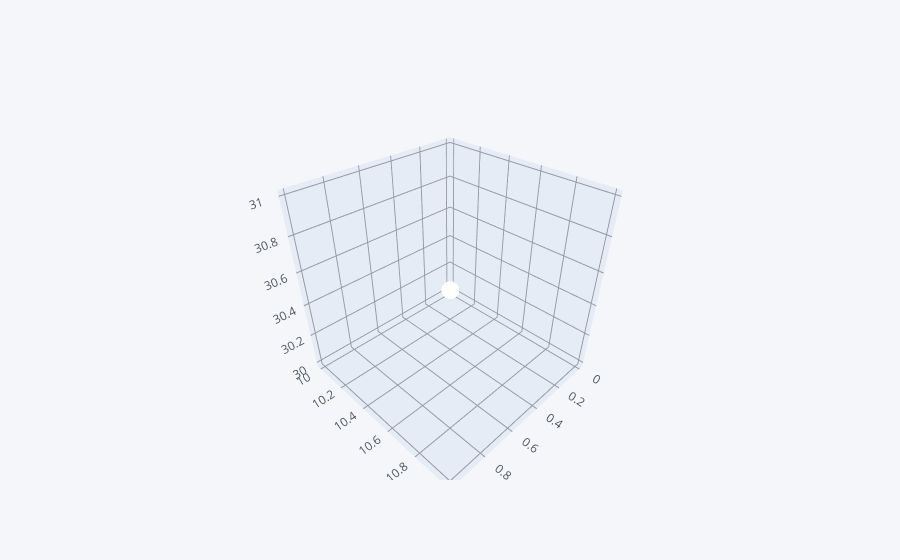

Write notebook code for a chart like this one.
### Code cell
df.iplot (x= 'a', y = 'a1' , z = 'b1', kind = 'scatter3d')

### Figure 1 — Plotly figure (JSON) as saved in the notebook; plotly's stock layout.template omitted (floating-point values rounded to 4 significant figures; data arrays with more than 128 entries replaced by an {"elided": "..."} marker saying what was removed)
{"data": [{"marker": {"color": {"elided": "300 str values"}, "opacity": 0.8, "size": {"elided": "300 int values"}, "symbol": "circle"}, "mode": "markers", "text": {"elided": "300 str values"}, "type": "scatter3d", "x": {"elided": "300 float values"}, "y": {"elided": "300 float values"}, "z": {"elided": "300 float values"}}], "layout": {"legend": {"bgcolor": "#F5F6F9", "font": {"color": "#4D5663"}}, "paper_bgcolor": "#F5F6F9", "plot_bgcolor": "#F5F6F9", "scene": {"xaxis": {"gridcolor": "#9499A3", "showgrid": true, "tickfont": {"color": "#4D5663"}, "title": {"font": {"color": "#4D5663"}, "text": ""}, "zerolinecolor": "#9499A3"}, "yaxis": {"gridcolor": "#9499A3", "showgrid": true, "tickfont": {"color": "#4D5663"}, "title": {"font": {"color": "#4D5663"}, "text": ""}, "zerolinecolor": "#9499A3"}, "zaxis": {"gridcolor": "#9499A3", "showgrid": true, "tickfont": {"color": "#4D5663"}, "title": {"font": {"color": "#4D5663"}, "text": ""}, "zerolinecolor": "#9499A3"}}, "title": {"font": {"color": "#4D5663"}}}}
